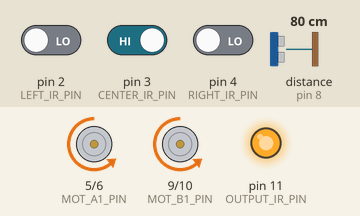
This sketch was run on a simulated Arduino Uno, built with avr-gcc and run on an emulated ATmega328P. Parts: motor-driver pin pairs drawn as motors (green arrow = first pin HIGH = forward, orange = second pin HIGH = backward, longer = more drive), output pins drawn as LEDs (lit = HIGH). The inputs (shaded band) are chosen by the test bench; at power-on: distance to the obstacle (sensor on pin 8) 80 cm, pin 2 (LEFT_IR_PIN) LOW, pin 4 (RIGHT_IR_PIN) LOW, pin 3 (CENTER_IR_PIN) HIGH.

Above: at 1.2 s.
1.3 s: distance to the obstacle (sensor on pin 8) set to 33 cm
2.8 s: distance to the obstacle (sensor on pin 8) set to 28 cm
At 3.2 s:
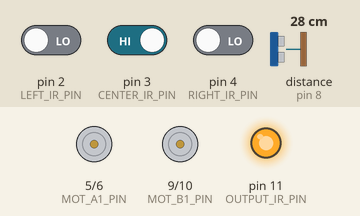
4.3 s: distance to the obstacle (sensor on pin 8) set to 35 cm
At 5.5 s:
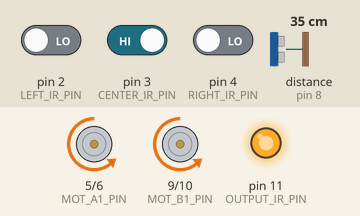
5.8 s: pin 2 (LEFT_IR_PIN) driven HIGH
At 6.6 s:
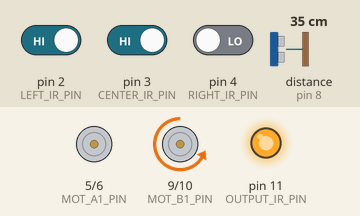
7.3 s: pin 4 (RIGHT_IR_PIN) driven HIGH
At 7.7 s:
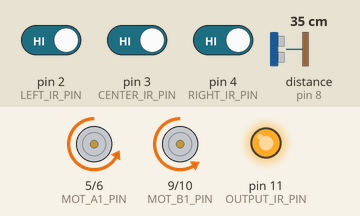
8.8 s: pin 4 (RIGHT_IR_PIN) driven LOW
At 10.1 s:
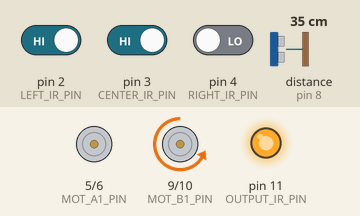
Timing chart, 0 to 11.3 s (numbered marks = the images above; inputs shaded):
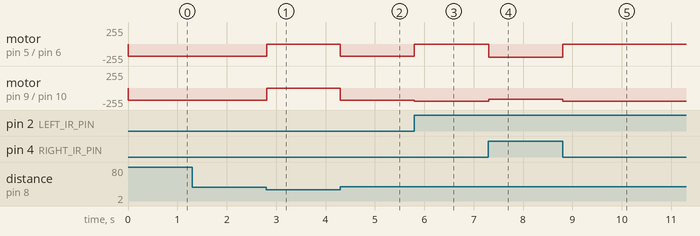

The sketch:

fudb_t.ino
```cpp
#include <HCSR04.h> //HCSR04 by Martin Sosic

#define MOT_A1_PIN 5
#define MOT_A2_PIN 6
#define MOT_B1_PIN 9
#define MOT_B2_PIN 10
#define LEFT_IR_PIN 2
#define CENTER_IR_PIN 3
#define RIGHT_IR_PIN 4
#define OUTPUT_IR_PIN 11

UltraSonicDistanceSensor distanceSensor(7, 8);

#define MIN_DISTANCE 30
#define TURN_SPEED 200
#define FORWARD_SPEED 180

enum Command
{
  LEFT, RIGHT, FORWARD
};

Command command = FORWARD;

void setup(void)
{
  pinMode(MOT_A1_PIN, OUTPUT);
  pinMode(MOT_A2_PIN, OUTPUT);
  pinMode(MOT_B1_PIN, OUTPUT);
  pinMode(MOT_B2_PIN, OUTPUT);

  pinMode(LEFT_IR_PIN, INPUT);
  pinMode(CENTER_IR_PIN, INPUT);
  pinMode(RIGHT_IR_PIN, INPUT);
  pinMode(OUTPUT_IR_PIN, OUTPUT);

  digitalWrite(MOT_A1_PIN, LOW);
  digitalWrite(MOT_A2_PIN, LOW);
  digitalWrite(MOT_B1_PIN, LOW);
  digitalWrite(MOT_B2_PIN, LOW);
  digitalWrite(OUTPUT_IR_PIN, HIGH);
}

void setMotorPWM(int pwm, int in1_pin, int in2_pin)
{
  if (pwm < 0)
  {
    analogWrite(in1_pin, -pwm);
    digitalWrite(in2_pin, LOW);
  }
  else
  {
    digitalWrite(in1_pin, LOW);
    analogWrite(in2_pin, pwm);
  }
}

void setSpeeds(int pwm_A, int pwm_B)
{
  //-255 to 255
  setMotorPWM(pwm_A, MOT_A1_PIN, MOT_A2_PIN);
  setMotorPWM(pwm_B, MOT_B1_PIN, MOT_B2_PIN);
}

void slightRight()
{
  setSpeeds(TURN_SPEED, TURN_SPEED - 30);
  command = RIGHT;
}

void slightLeft()
{
  //Adjusted for behavior of motors
  setSpeeds(0, TURN_SPEED);
  command = LEFT;
}

void forward()
{
  setSpeeds(FORWARD_SPEED, FORWARD_SPEED);
  command = FORWARD;
}

void loop(void)
{
  double distance = distanceSensor.measureDistanceCm();
  bool left = digitalRead(LEFT_IR_PIN);
  bool right = digitalRead(RIGHT_IR_PIN);
  bool center = digitalRead(CENTER_IR_PIN);

  if (distance < MIN_DISTANCE && distance > 0)
  {
    setSpeeds(0, 0);
  }
  else
  {
    if (right)
    {
      slightRight();
    }
    else if (left)
    {
      slightLeft();
    }
    else if (!center)
    {
      switch (command)
      {
        case LEFT:
          slightLeft();
          break;
        case RIGHT:
          slightRight();
          break;
        case FORWARD:
          forward();
          break;
      }
    }
    else
    {
      forward();
    }
  }
}
```

Measured:
- the behaviour switches between 30 and 29 cm on distance to the obstacle (sensor on pin 8) (found by bisection; images 0 and 1)
- after the input at 1.3 s, every drawn part: stays the same
- after the input at 2.8 s, motor on pin 5 (MOT_A1_PIN) / pin 6 (MOT_A2_PIN), motor on pin 9 (MOT_B1_PIN) / pin 10 (MOT_B2_PIN): backward 180/255 → stopped at once
- after the input at 4.3 s, motor on pin 5 (MOT_A1_PIN) / pin 6 (MOT_A2_PIN), motor on pin 9 (MOT_B1_PIN) / pin 10 (MOT_B2_PIN): stopped → backward 180/255 at once
- after the input at 5.8 s, motor on pin 5 (MOT_A1_PIN) / pin 6 (MOT_A2_PIN): backward 180/255 → stopped at once; motor on pin 9 (MOT_B1_PIN) / pin 10 (MOT_B2_PIN): backward 180/255 → backward 200/255 at once
- after the input at 7.3 s, motor on pin 5 (MOT_A1_PIN) / pin 6 (MOT_A2_PIN): stopped → backward 200/255 at once; motor on pin 9 (MOT_B1_PIN) / pin 10 (MOT_B2_PIN): backward 200/255 → backward 170/255 at once
- after the input at 8.8 s, motor on pin 5 (MOT_A1_PIN) / pin 6 (MOT_A2_PIN): backward 200/255 → stopped at once; motor on pin 9 (MOT_B1_PIN) / pin 10 (MOT_B2_PIN): backward 170/255 → backward 200/255 at once
